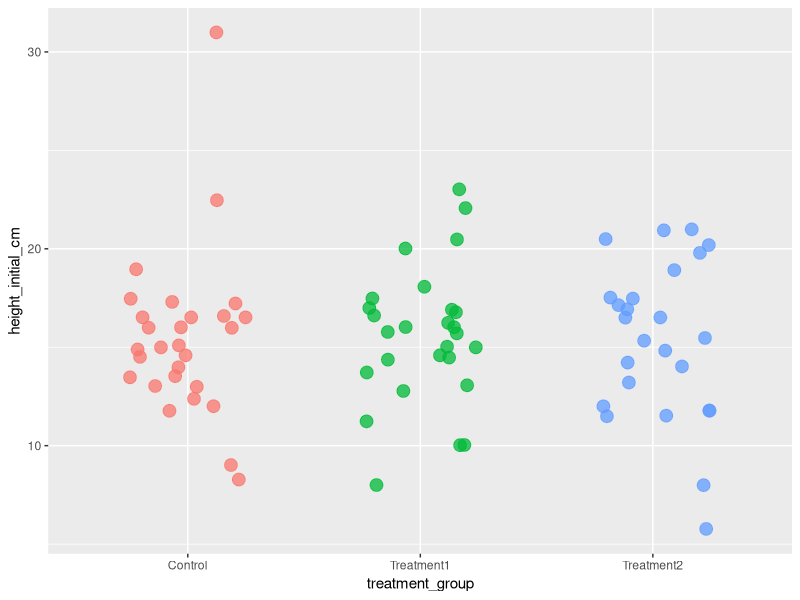
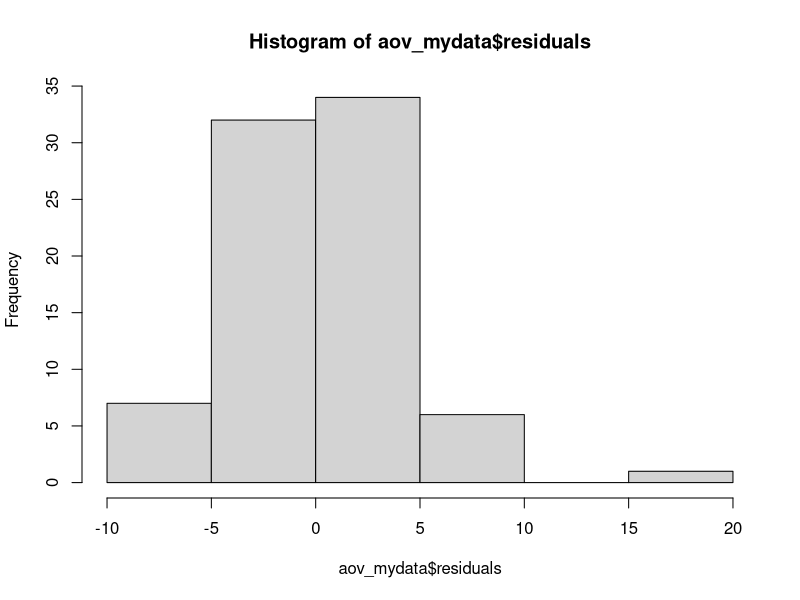
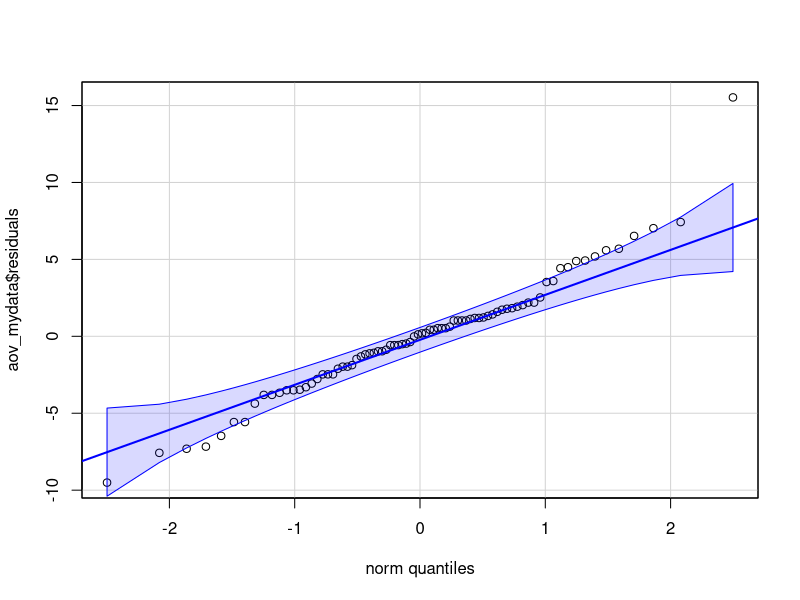
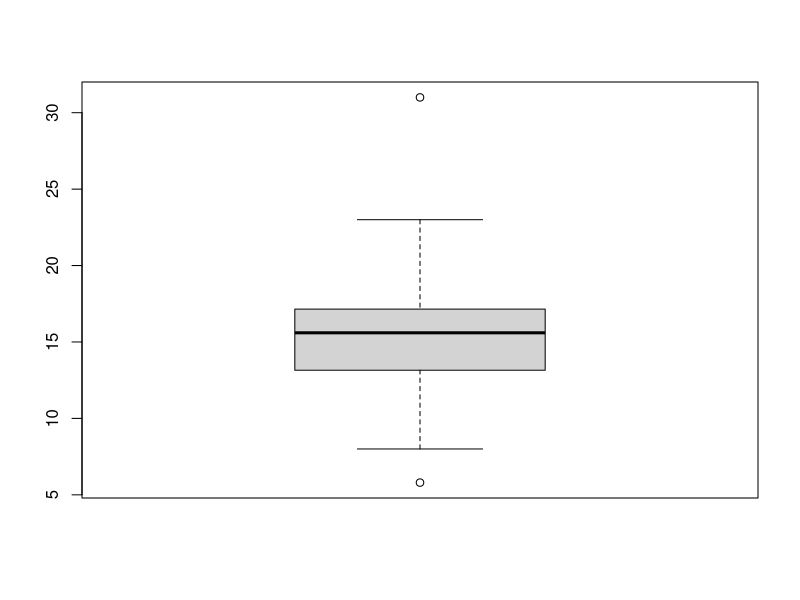
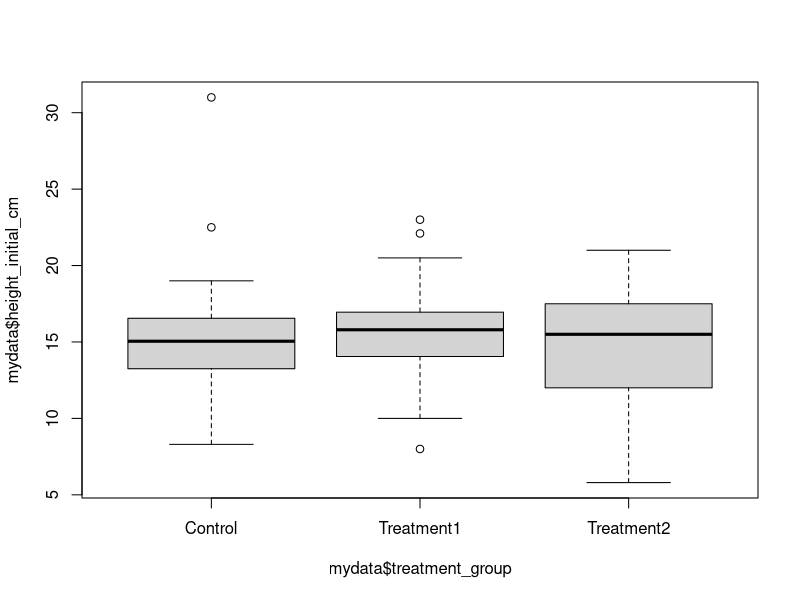
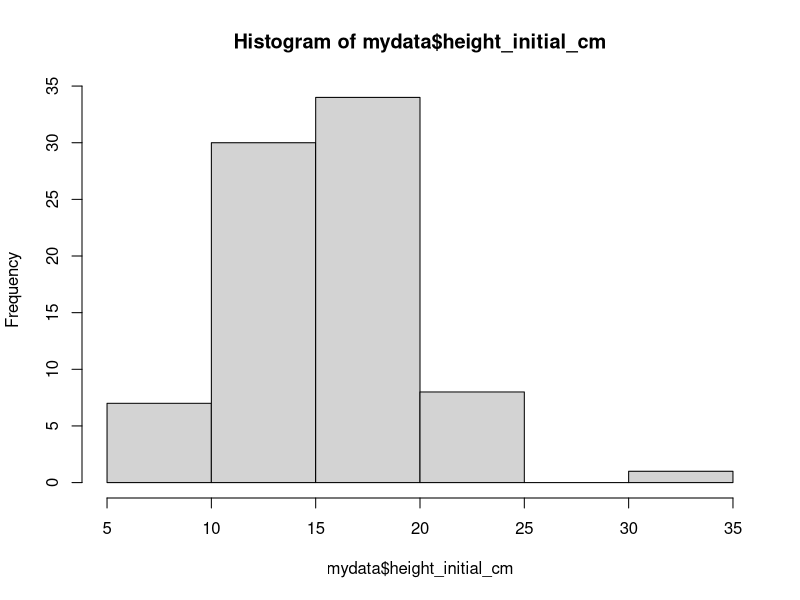
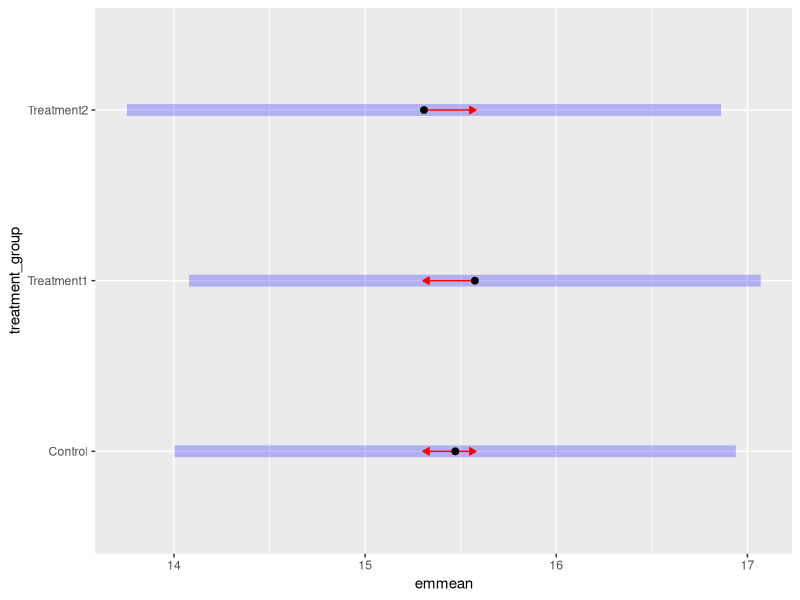
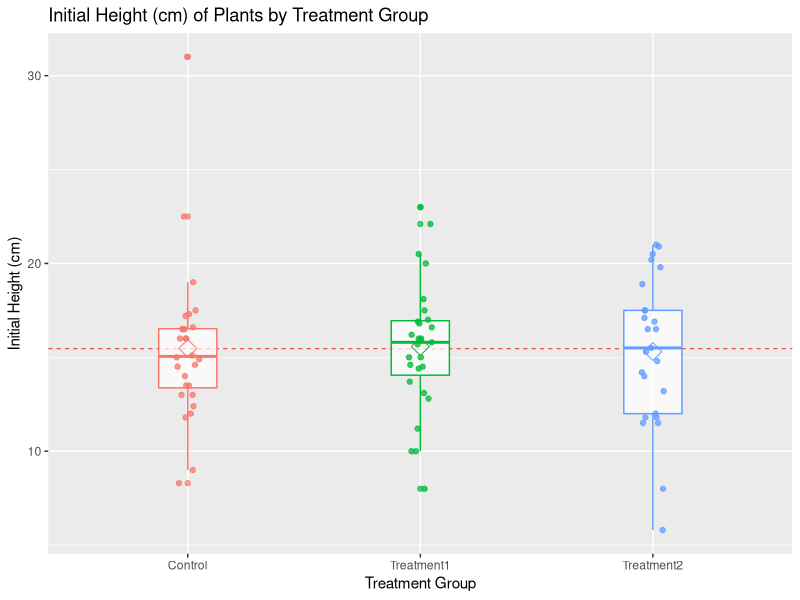

Reproduce these figures in R, in order.
# Botany 464L ANOVA Analysis ----------------------------------------------
# Look at the slides for this lab for details of each step ----------------
# Have fun and ask questions :) -------------------------------------------


 
# Part 0: Set up the R environment ----------------------------------------
install.packages(c('ggplot2', 'dplyr', 'car', 'emmeans'))
library(ggplot2)
library(dplyr)
library(car)
library(emmeans) 


# Part 1: Import and visualize data ---------------------------------------
### Step 1: Clean your data/.csv file before beginning (use excel or similar)

### Step 2: Load in your data file as a .csv:
mydata <- read.csv("data.csv")



# Part 2: Informal investigation of our data ------------------------------
### Plot treatment groups against your variable of interest
ggplot(mydata) + 
  aes(x = treatment_group, y = height_initial_cm) + 
  geom_jitter(aes(colour = treatment_group), width = 0.25, size = 4, alpha = 0.75) +
  theme(legend.position = "none")



# Part 3A: Run hypothesis tests and check assumptions ---------------------

### Step 1: Run an ANOVA hypothesis test:
aov_mydata <- aov(height_initial_cm ~ treatment_group, data = mydata)

### Step 2: Check that assumptions of ANOVA are met:

##### Assumption 1: Independent data points
# We already know each data point collected is independent of the others!

##### Assumption 2: Normality of data
hist(aov_mydata$residuals)
qqPlot(aov_mydata$residuals, id = FALSE)
shapiro.test(aov_mydata$residuals)

##### Assumption 3: Homogeneity of variances
bartlett.test(height_initial_cm ~ treatment_group, data = mydata)



# Part 3B: IF normality or equal variances is NOT met ---------------------
### Step 1: Look for outliers, consider removing them, and redo tests above:
boxplot(mydata$height_initial_cm)
boxplot(mydata$height_initial_cm ~ mydata$treatment_group)
mydata <- filter(mydata, plant_number != "")

### Step 2: Try transforming (log(), sqrt(), etc.) your variable
### and rerun the ANOVA using the new variable.
hist(mydata$height_initial_cm)
mydata <- mydata %>% mutate(height_initial_cm_log = log(height_initial_cm))



# Part 4: Interpret results -----------------------------------------------
### If assumptions are met, view and save results of the ANOVA:
summary(aov_mydata)
capture.output(summary(aov_mydata), file = "height_initial_cm_anova.txt")

### If we cannot get our data to meet assumptions, we must use the
### Kruskal-Wallis test. This is a non-parametric version of ANOVA.
kruskal.test(height_initial_cm ~ treatment_group, data = mydata) 




# Part 5: Test differences among treatment groups -------------------------
### Tukey's Honest Significant Difference (HSD) tests pairs of treatment 
### groups to determine which one(s) differ from the control.
### SKIP if group means are equal (i.e., you must accept the null hypothesis)
tukey_mydata <- TukeyHSD(aov_mydata)
emm_cont <- emmeans(aov_mydata, specs = "treatment_group")
emm_cont %>% pairs(adjust = "tukey") %>% print()
plot(emm_cont,
     comparisons = TRUE,
     adjust = "tukey",
     horizontal = TRUE)

capture.output(emm_cont %>% pairs(adjust = "tukey") %>% print(), file = "height_initial_cm_anova.txt")

# Part 6: Graphing our results --------------------------------------------
### Build the base plot:
p <- ggplot(mydata, aes(x = treatment_group,
                        y = height_initial_cm, 
                        crop = FALSE, 
                        group = treatment_group, 
                        color = treatment_group))

### Plot a reference line for the global mean (all plants):
p <- p + geom_hline(yintercept = mean(mydata$height_initial_cm),
                    colour = "red", 
                    linetype = "dashed", 
                    linewidth = 0.3, 
                    alpha = 1)

### Plot a boxplot for each treatment group, size=.75 to stand out behind CI:
p <- p  + geom_boxplot(width = 0.25, alpha = 0.7)

### Plot data points for our observed data:
p <- p  + geom_point(position = position_jitter(w = 0.05, h = 0), alpha = .75)

### Let's plot a diamond at the mean for each group:
p <- p + stat_summary(fun = mean, geom = "point", shape = 23, size = 4.5  )

### Let's give our graph a descriptive title and accurate axis labels:
p <- p + ggtitle("Initial Height (cm) of Plants by Treatment Group") + 
         xlab("Treatment Group") + 
         ylab("Initial Height (cm)") + 
         theme(legend.position = "none")

### Change the colors of the groups, if you want, by uncommenting this:
#p <- p + scale_color_manual(values=c("darkcyan", "goldenrod","orangered4"))

### Let's take a look at our figure before we save it
p

### Let's save the figure:
ggsave("name_initial_height_cm.png", plot = p, dpi=600, width = 8, height = 6)

######### *** Don't forget to save the results of your *** #########
######### *** ANOVA and your figures to your desktop!! *** #########
